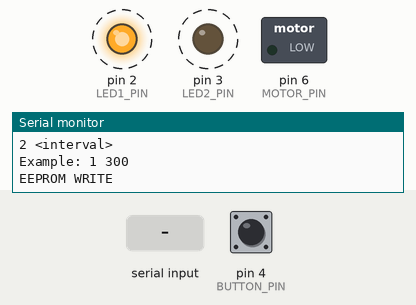
Recording of a sketch running on a simulated Arduino Uno, built with avr-gcc and run on an emulated ATmega328P. Shown: switched loads named in the sketch (green lamp = pin HIGH), output pins drawn as LEDs (lit = HIGH), the last lines printed to the serial monitor. Dashed ring = blinking. The test bench sets the inputs (shaded band); at power-on: pin 4 (BUTTON_PIN) HIGH. EEPROM starts erased.

Above: at 0.37 s.
1.3 s: pin 4 (BUTTON_PIN) pulled LOW for 0.15 s
At 1.87 s:
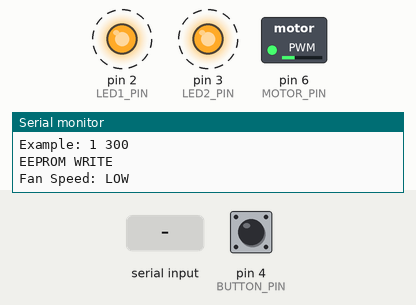
4.3 s: pin 4 (BUTTON_PIN) pulled LOW for 1 s
At 4.87 s:
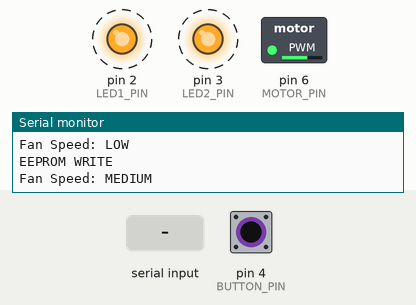
7.3 s: pin 4 (BUTTON_PIN) pulled LOW for 0.15 s
At 7.87 s:
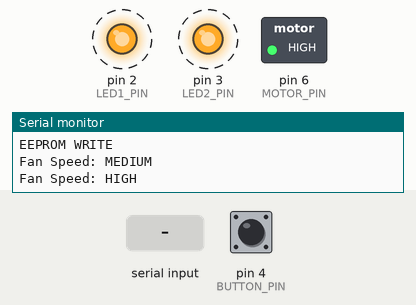
10.3 s: "1,90\n" received over Serial
At 12.99 s:
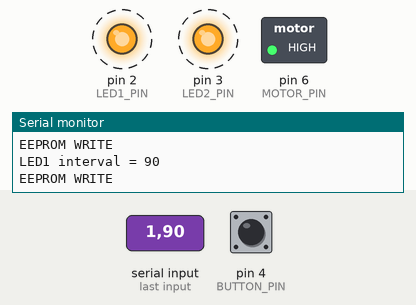
13.3 s: pin 4 (BUTTON_PIN) pulled LOW for 3.2 s
At 14.52 s:
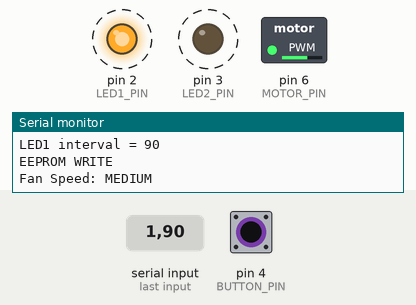
Timing chart, 0 to 19.0 s (numbered marks = the images above; inputs shaded):
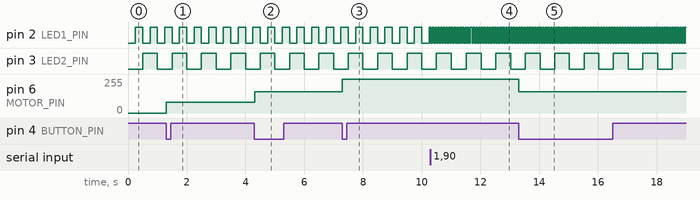

The sketch:

eeprom.ino
```cpp
#include <Arduino.h>
#include <Arduino_FreeRTOS.h>
#include <semphr.h>
#include <EEPROM.h>

// ========================================
// PIN DEFINITIONS
// ========================================
#define LED1_PIN   2
#define LED2_PIN   3
#define BUTTON_PIN 4
#define MOTOR_PIN  6

// ========================================
// EEPROM CONFIG
// ========================================
#define FRAME_SIZE 32
#define NUM_FRAMES 2

bool frameInUse[NUM_FRAMES] = {false, false};

// ========================================
// SEMAPHORES
// ========================================
SemaphoreHandle_t frameSemaphore;
SemaphoreHandle_t frameMutex;

// ========================================
// FAN SPEEDS
// ========================================
#define SPEED_OFF  0
#define SPEED_LOW  80
#define SPEED_MED  160
#define SPEED_HIGH 255

const int speedSequence[] = {
  SPEED_OFF,
  SPEED_LOW,
  SPEED_MED,
  SPEED_HIGH,
  SPEED_MED,
  SPEED_LOW,
  SPEED_OFF
};

const char* speedNames[] = {
  "OFF",
  "LOW",
  "MEDIUM",
  "HIGH",
  "MEDIUM",
  "LOW",
  "OFF"
};

const int SEQ_LEN = 7;

// ========================================
// SHARED VARIABLES
// ========================================
volatile unsigned long led1Interval = 500;
volatile unsigned long led2Interval = 1000;

int speedIndex = 0;

// ========================================
// EEPROM FUNCTIONS
// ========================================
int allocateFrame() {

  xSemaphoreTake(frameSemaphore, portMAX_DELAY);

  xSemaphoreTake(frameMutex, portMAX_DELAY);

  for (int i = 0; i < NUM_FRAMES; i++) {

    if (!frameInUse[i]) {

      frameInUse[i] = true;

      xSemaphoreGive(frameMutex);

      return i;
    }
  }

  xSemaphoreGive(frameMutex);

  return -1;
}

void releaseFrame(int frameNum) {

  xSemaphoreTake(frameMutex, portMAX_DELAY);

  frameInUse[frameNum] = false;

  xSemaphoreGive(frameMutex);

  xSemaphoreGive(frameSemaphore);
}

void writeFrame(int frameNum, const char* text) {

  int baseAddr = frameNum * FRAME_SIZE;

  for (int i = 0; i < FRAME_SIZE; i++) {

    if (text[i] == '\0') {

      EEPROM.write(baseAddr + i, 0);

      break;
    }

    EEPROM.write(baseAddr + i, text[i]);
  }
}

// ========================================
// TASK 1 - LED CONTROL
// ========================================
void TaskLEDs(void *pvParameters) {

  pinMode(LED1_PIN, OUTPUT);
  pinMode(LED2_PIN, OUTPUT);

  bool led1State = LOW;
  bool led2State = LOW;

  unsigned long last1 = 0;
  unsigned long last2 = 0;

  while (1) {

    unsigned long now = millis();

    // LED1
    if (now - last1 >= led1Interval / 2) {

      last1 = now;

      led1State = !led1State;

      digitalWrite(LED1_PIN, led1State);
    }

    // LED2
    if (now - last2 >= led2Interval / 2) {

      last2 = now;

      led2State = !led2State;

      digitalWrite(LED2_PIN, led2State);
    }

    vTaskDelay(10 / portTICK_PERIOD_MS);
  }
}

// ========================================
// TASK 2 - BUTTON + MOTOR + SERIAL
// ========================================
void TaskControl(void *pvParameters) {

  pinMode(BUTTON_PIN, INPUT_PULLUP);

  pinMode(MOTOR_PIN, OUTPUT);

  analogWrite(MOTOR_PIN, SPEED_OFF);

  bool lastButton = HIGH;

  Serial.println("=== PROJECT 5 READY ===");
  Serial.println("Commands:");
  Serial.println("1 <interval>");
  Serial.println("2 <interval>");
  Serial.println("Example: 1 300");

  while (1) {

    // ====================================
    // BUTTON CONTROL
    // ====================================
    bool button = digitalRead(BUTTON_PIN);

    if (lastButton == HIGH && button == LOW) {

      speedIndex++;

      if (speedIndex >= SEQ_LEN) {

        speedIndex = 0;
      }

      analogWrite(MOTOR_PIN, speedSequence[speedIndex]);

      Serial.print("Fan Speed: ");
      Serial.println(speedNames[speedIndex]);

      vTaskDelay(200 / portTICK_PERIOD_MS);
    }

    lastButton = button;

    // ====================================
    // SERIAL CONTROL
    // ====================================
    if (Serial.available()) {

      int ledNum = Serial.parseInt();

      int intervalVal = Serial.parseInt();

      if (intervalVal > 0) {

        if (ledNum == 1) {

          led1Interval = intervalVal;

          Serial.print("LED1 interval = ");
          Serial.println(intervalVal);
        }

        else if (ledNum == 2) {

          led2Interval = intervalVal;

          Serial.print("LED2 interval = ");
          Serial.println(intervalVal);
        }
      }
    }

    vTaskDelay(20 / portTICK_PERIOD_MS);
  }
}

// ========================================
// TASK 3 - EEPROM TASK
// ========================================
void TaskEEPROM(void *pvParameters) {

  while (1) {

    int frame = allocateFrame();

    if (frame >= 0) {

      writeFrame(frame, "PROJECT5");

      Serial.println("EEPROM WRITE");

      vTaskDelay(1000 / portTICK_PERIOD_MS);

      releaseFrame(frame);
    }

    vTaskDelay(3000 / portTICK_PERIOD_MS);
  }
}

// ========================================
// SETUP
// ========================================
void setup() {

  Serial.begin(9600);

  // ====================================
  // CREATE SEMAPHORES
  // ====================================
  frameSemaphore =
    xSemaphoreCreateCounting(NUM_FRAMES, NUM_FRAMES);

  frameMutex =
    xSemaphoreCreateMutex();

  // ====================================
  // CREATE TASKS
  // ====================================
  xTaskCreate(
    TaskLEDs,
    "LEDs",
    100,
    NULL,
    1,
    NULL
  );

  xTaskCreate(
    TaskControl,
    "Control",
    120,
    NULL,
    1,
    NULL
  );

  xTaskCreate(
    TaskEEPROM,
    "EEPROM",
    100,
    NULL,
    1,
    NULL
  );
}

// ========================================
// LOOP
// ========================================
void loop() {
}
```

Measured:
- after the input at 1.3 s, pin 6 (MOTOR_PIN): 0/255 → 80/255 at once
- after the input at 4.3 s, pin 6 (MOTOR_PIN): 80/255 → 160/255 at once
- after the input at 7.3 s, pin 6 (MOTOR_PIN): 160/255 → 255/255 at once
- after the input at 10.3 s, pin 2 (LED1_PIN): alternates HIGH for 0.04 s and LOW for 0.04 s, starting at once
- after the input at 13.3 s, pin 6 (MOTOR_PIN): 255/255 → 160/255 at once
- by itself, pin 2 (LED1_PIN): alternates HIGH for 0.25 s and LOW for 0.25 s
- by itself, pin 3 (LED2_PIN): alternates HIGH for 0.50 s and LOW for 0.50 s
